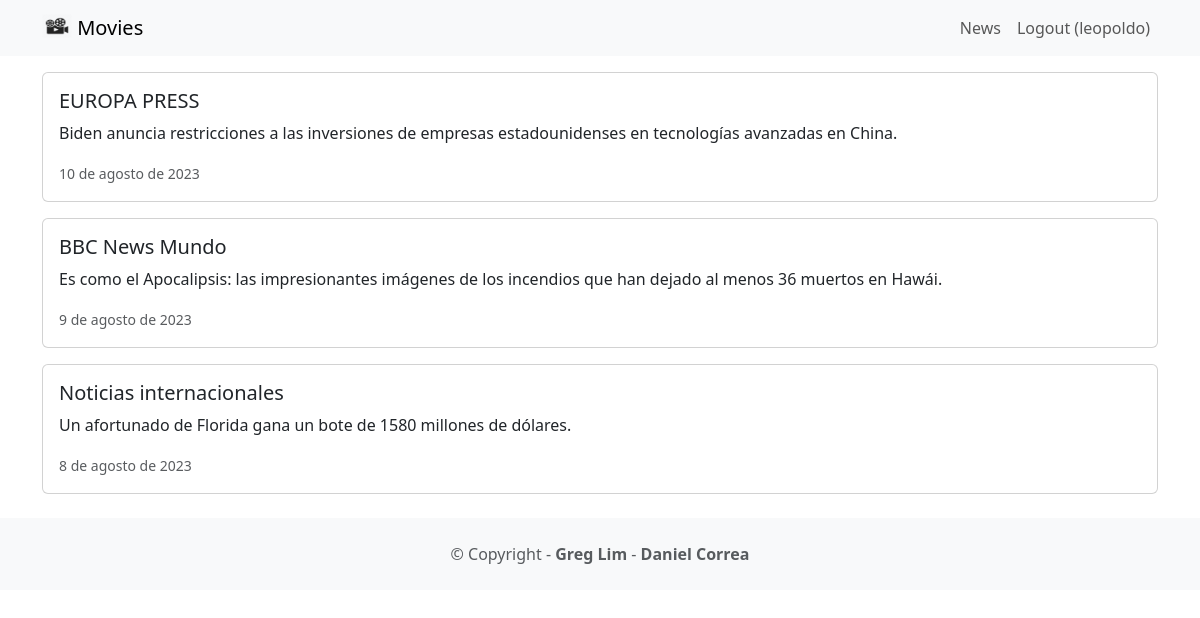
Page /news/ (signed in) on the committed database.
### news/models.py (models this page shows, shortened)
class News(models.Model):
    headline = models.CharField(max_length=200)
    body = models.TextField()
    date = models.DateField()

### news/views.py (the view)
# urls.py: path('', views.news, name='news'),
def news(request):
    newss = News.objects.all().order_by('-date')
    return render(request, 'news.html', {'newss':newss})

### news/templates/news.html
{% extends 'base.html' %}
{% block content %}
  {% for news in newss %}
    <div class='card mb-3'>
      <div class='row g-0'>
        <div>
          <div class='card-body'>
            <h5 class='card-title'>{{ news.headline }}</h5>
            <p class='card-text'>{{ news.body }}</p>
            <p class='card-text'><small class='text-muted'>{{ news.date }}</small></p>
          </div>
        </div>
      </div>
    </div>
  {% endfor %}
{% endblock content %}

### p1/templates/base.html (shortened to what this page needs)
<!DOCTYPE html>
<html>
  <head>
    <link href="https://cdn.jsdelivr.net/npm/bootstrap@5.3.1/dist/css/bootstrap.min.css"
      rel="stylesheet">
  </head>
  <body>
    <nav class='navbar navbar-expand-lg navbar-light bg-light mb-3'>
      <div class='container'>
        <a class='navbar-brand' href="{% url 'home' %}">
          {% load static %}
          <img src="{% static 'images/movie.png' %}" alt='' width='30' height='24'
            class='d-inline-block align-text-top' />
          Movies
        </a>
        <div class='collapse navbar-collapse' id='navbarNavAltMarkup'>
          <div class='navbar-nav ms-auto'>
            <a class='nav-link' href="{% url 'news' %}">News</a>
            {% if user.is_authenticated %}
              <a class='nav-link' href="{% url 'logoutaccount' %}">Logout ({{ user.username }})</a>
            {% else %}
              <a class='nav-link' href="{% url 'loginaccount' %}">Login</a>
              <a class='nav-link' href="{% url 'signupaccount' %}">Sign Up</a>
            {% endif %}
          </div>
        </div>
      </div>
    </nav>
    <div class='container'>
      {% block content %}
      {% endblock content %}
    </div>
    <footer class='text-center text-lg-start bg-light text-muted mt-4'>
      <div class='text-center p-4'>
        © Copyright -
        <a class='text-reset fw-bold text-decoration-none'
          target='_blank' href='https://twitter.com/greglim81'>
          Greg Lim
        </a> -
        <a class='text-reset fw-bold text-decoration-none'
          target='_blank' href='https://twitter.com/danielgarax'>
          Daniel Correa
        </a>
      </div>
    </footer>
  </body>
</html>

### rows in the picture
News: headline "EUROPA PRESS", body "Biden anuncia restricciones a las inversiones de empresas estadounidenses en tecnologías avanzadas en China.", date "10 de agosto de 2023"
News: headline "BBC News Mundo", body "Es como el Apocalipsis: las impresionantes imágenes de los incendios que han dejado al menos 36 muertos en Hawái.", date "9 de agosto de 2023"
News: headline "Noticias internacionales", body "Un afortunado de Florida gana un bote de 1580 millones de dólares.", date "8 de agosto de 2023"

### other values in the picture
{{ user.username }} "leopoldo"
